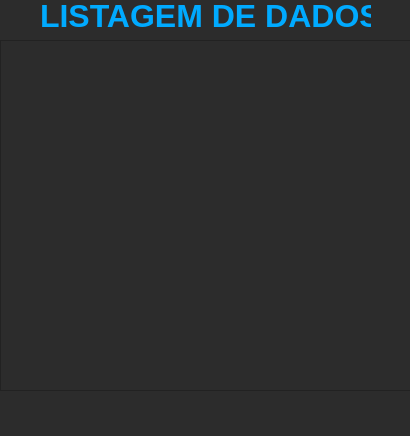
<?xml version="1.0" encoding="UTF-8"?>
<ui version="4.0">
 <class>MainWindow</class>
 <widget class="QMainWindow" name="MainWindow">
  <property name="geometry">
   <rect>
    <x>0</x>
    <y>0</y>
    <width>410</width>
    <height>436</height>
   </rect>
  </property>
  <property name="windowTitle">
   <string>MainWindow</string>
  </property>
  <property name="styleSheet">
   <string notr="true">background-color: rgb(44, 44, 44);
color: rgb(0, 170, 255);</string>
  </property>
  <widget class="QWidget" name="centralwidget">
   <widget class="QLabel" name="label">
    <property name="geometry">
     <rect>
      <x>40</x>
      <y>0</y>
      <width>331</width>
      <height>31</height>
     </rect>
    </property>
    <property name="font">
     <font>
      <pointsize>24</pointsize>
      <bold>true</bold>
     </font>
    </property>
    <property name="text">
     <string>LISTAGEM DE DADOS</string>
    </property>
   </widget>
   <widget class="QTableWidget" name="SecondWindow">
    <property name="geometry">
     <rect>
      <x>0</x>
      <y>40</y>
      <width>411</width>
      <height>351</height>
     </rect>
    </property>
    <property name="styleSheet">
     <string notr="true">color: rgb(170, 170, 255);</string>
    </property>
   </widget>
  </widget>
  <widget class="QMenuBar" name="menubar">
   <property name="geometry">
    <rect>
     <x>0</x>
     <y>0</y>
     <width>410</width>
     <height>22</height>
    </rect>
   </property>
  </widget>
  <widget class="QStatusBar" name="statusbar"/>
 </widget>
 <resources/>
 <connections/>
</ui>
